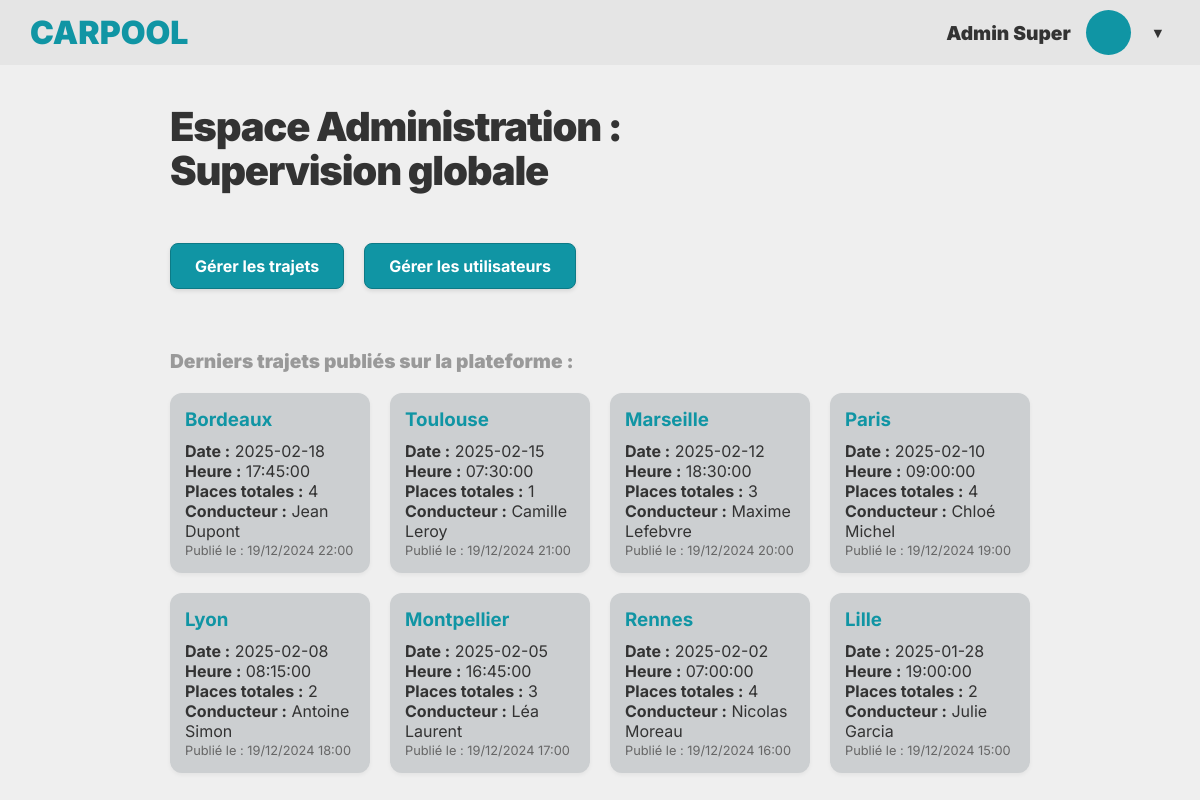
The app's page /admin/home.php (signed in) with its own data.
### tables this page shows
CREATE TABLE IF NOT EXISTS `trajet` (
  `trajet_id` int NOT NULL AUTO_INCREMENT,
  `trajet_ville` varchar(50) NOT NULL,
  `trajet_date` date NOT NULL,
  `trajet_heure` time NOT NULL,
  `trajet_users_id` int NOT NULL,
  `trajet_nbpassager_max` int NOT NULL,
  `trajet_date_publication` datetime DEFAULT NULL,
  PRIMARY KEY (`trajet_id`)
);

CREATE TABLE IF NOT EXISTS `users` (
  `users_id` int NOT NULL AUTO_INCREMENT,
  `users_mail` varchar(50) NOT NULL,
  `users_firstname` varchar(50) NOT NULL,
  `users_lastname` varchar(50) NOT NULL,
  `users_pwd` varchar(50) NOT NULL,
  `users_ville` varchar(50) DEFAULT NULL,
  `users_contact` varchar(100) DEFAULT NULL,
  `users_is_admin` tinyint(1) NOT NULL DEFAULT '0',
  PRIMARY KEY (`users_id`),
  UNIQUE KEY `users_mail` (`users_mail`)
);

### include/function.php (called while the page is built)
<?php
function hsc($value)
{
    return htmlspecialchars(is_null($value) ? "" : $value);
}
?>

### admin/home.php (the view, shortened to what this page needs)
<?php
require_once $_SERVER["DOCUMENT_ROOT"] . "../include/connect.php";
require_once $_SERVER["DOCUMENT_ROOT"] . "../include/function.php";
$sql = "
        SELECT trajet.*, passager_un_users_id, passager_deux_users_id,
               passager_trois_users_id, passager_quatre_users_id,
               users_firstname, users_lastname
        FROM trajet
        LEFT JOIN passager ON trajet_id = passager_trajet_id
        LEFT JOIN users ON trajet_users_id = users_id
        ORDER BY trajet_date_publication DESC LIMIT 8
";
$stmt = $db->prepare($sql);
$stmt->execute();
$recordset = $stmt->fetchAll(PDO::FETCH_ASSOC);
?>
<!DOCTYPE html>
<html lang="fr">
<head>
    <link rel="stylesheet" href="../style/style.css">
    <link rel="stylesheet" href="../style/home.css">
</head>
<body class="page-specifique">
    <?php require_once "../include/header.php"; ?>
    <main class="conteneur-page">
        <h1 class="titre-principal">Espace Administration :<br>Supervision globale</h1>
        <div class="barre-actions-superieure" style="justify-content: flex-start; gap: 20px;">
            <button class="bouton-primaire" onclick="window.location.href = 'gestionTrajets.php'">Gérer les trajets</button>
            <button class="bouton-primaire" onclick="window.location.href = 'gestionUsers.php'">Gérer les utilisateurs</button>
        </div>
        <section class="section-trajets">
            <h2 class="sous-titre">Derniers trajets publiés sur la plateforme :</h2>
            <div class="grille-cartes">
                <?php foreach ($recordset as $row) { ?>
                    <div class="carte-trajet">
                        <h3 class="carte-ville"><?= hsc($row["trajet_ville"]); ?></h3>
                        <p><strong>Date :</strong> <?= hsc($row["trajet_date"]); ?></p>
                        <p><strong>Heure :</strong> <?= hsc($row["trajet_heure"]); ?></p>
                        <p><strong>Places totales :</strong> <?= hsc($row["trajet_nbpassager_max"]); ?></p>
                        <p><strong>Conducteur :</strong> <?= hsc($row["users_firstname"]) . " " . hsc($row["users_lastname"]); ?></p>
                        <div class="carte-date-pub">
                            Publié le : <?= hsc(date("d/m/Y H:i", strtotime($row["trajet_date_publication"]))); ?>
                        </div>
                    </div>
                <?php } ?>
            </div>
        </section>
    </main>
</body>
</html>

### include/header.php (shortened to what this page needs)
<header class="en-tete">
    <a href="home.php">
        <div class="logo">CARPOOL</div>
    </a>
    <div class="profil-utilisateur">
        <span class="nom-utilisateur">
            <?= htmlspecialchars($_SESSION['users_firstname'] ?? '') . ' ' . htmlspecialchars($_SESSION['users_lastname'] ?? '') ?>
        </span>
        <div class="avatar"></div>
        <span class="icone-menu" id="bouton-menu-profil">▼</span>
    </div>
</header>

### style/style.css (style rules this page uses)
:root { --couleur-primaire: #1095a4; --couleur-texte: #333333; --couleur-secondaire: #cccfd1; --couleur-fond: #efefef; --police-principale: 'Inter', sans-serif; }
* { box-sizing: border-box; margin: 0; padding: 0; }
body { font-family: var(--police-principale); background-color: var(--couleur-fond); color: var(--couleur-texte); min-height: 100vh; display: flex; justify-content: center; padding: 40px 20px; }
.bouton-primaire { background-color: var(--couleur-primaire); color: white; font-family: var(--police-principale); font-weight: 700; font-size: 1rem; padding: 12px 24px; border: 1px solid #0d7a86; border-radius: 8px; cursor: pointer; box-shadow: 0px 2px 4px rgba(0, 0, 0, 0.1); transition: opacity 0.2s ease; }
a { text-decoration: none; color: inherit; }
body.page-specifique { display: block; padding: 0; }
.en-tete { background-color: #e5e5e5; width: 100%; padding: 10px 30px; display: flex; justify-content: space-between; align-items: center; }
.logo { color: var(--couleur-primaire); font-size: 2rem; font-weight: 900; }
.profil-utilisateur { display: flex; align-items: center; gap: 15px; position: relative; }
.nom-utilisateur { font-weight: 900; font-size: 1.2rem; color: var(--couleur-texte); }
.avatar { width: 45px; height: 45px; background-color: var(--couleur-primaire); border-radius: 50%; }
.icone-menu { color: var(--couleur-texte); font-size: 0.9rem; cursor: pointer; padding: 5px; }

### style/home.css (style rules this page uses)
.conteneur-page { width: 100%; max-width: 900px; margin: 40px auto; padding: 0 20px; }
.titre-principal { font-size: 2.5rem; font-weight: 900; letter-spacing: -0.03em; line-height: 1.1; margin-bottom: 50px; }
.barre-actions-superieure { display: flex; justify-content: space-between; align-items: center; margin-bottom: 60px; flex-wrap: wrap; gap: 20px; }
.section-trajets { margin-bottom: 50px; }
.sous-titre { font-size: 1.2rem; font-weight: 900; color: #999999; margin-bottom: 20px; }
.grille-cartes { display: grid; grid-template-columns: repeat(4, 1fr); gap: 20px; }
.carte-trajet { background-color: var(--couleur-secondaire); border-radius: 12px; min-height: 180px; padding: 15px; display: flex; flex-direction: column; box-shadow: 0px 2px 4px rgba(0, 0, 0, 0.05); }
.carte-ville { margin-bottom: 10px; color: var(--couleur-primaire); }
.carte-date-pub { margin-top: auto; font-size: 0.8rem; color: #666; }

### records on screen
trajet: trajet_ville "Bordeaux", trajet_date "2025-02-18", trajet_heure "17:45:00", trajet_nbpassager_max "4", users.users_firstname "Jean", users.users_lastname "Dupont", trajet_date_publication "19/12/2024 22:00"
trajet: trajet_ville "Toulouse", trajet_date "2025-02-15", trajet_heure "07:30:00", trajet_nbpassager_max "1", users.users_firstname "Camille", users.users_lastname "Leroy", trajet_date_publication "19/12/2024 21:00"
trajet: trajet_ville "Marseille", trajet_date "2025-02-12", trajet_heure "18:30:00", trajet_nbpassager_max "3", users.users_firstname "Maxime", users.users_lastname "Lefebvre", trajet_date_publication "19/12/2024 20:00"
trajet: trajet_ville "Paris", trajet_date "2025-02-10", trajet_heure "09:00:00", trajet_nbpassager_max "4", users.users_firstname "Chloé", users.users_lastname "Michel", trajet_date_publication "19/12/2024 19:00"
trajet: trajet_ville "Lyon", trajet_date "2025-02-08", trajet_heure "08:15:00", trajet_nbpassager_max "2", users.users_firstname "Antoine", users.users_lastname "Simon", trajet_date_publication "19/12/2024 18:00"
trajet: trajet_ville "Montpellier", trajet_date "2025-02-05", trajet_heure "16:45:00", trajet_nbpassager_max "3", users.users_firstname "Léa", users.users_lastname "Laurent", trajet_date_publication "19/12/2024 17:00"
trajet: trajet_ville "Rennes", trajet_date "2025-02-02", trajet_heure "07:00:00", trajet_nbpassager_max "4", users.users_firstname "Nicolas", users.users_lastname "Moreau", trajet_date_publication "19/12/2024 16:00"
trajet: trajet_ville "Lille", trajet_date "2025-01-28", trajet_heure "19:00:00", trajet_nbpassager_max "2", users.users_firstname "Julie", users.users_lastname "Garcia", trajet_date_publication "19/12/2024 15:00"

### other values on screen
$_SESSION['users_firstname'] "Admin"
$_SESSION['users_lastname'] "Super"
